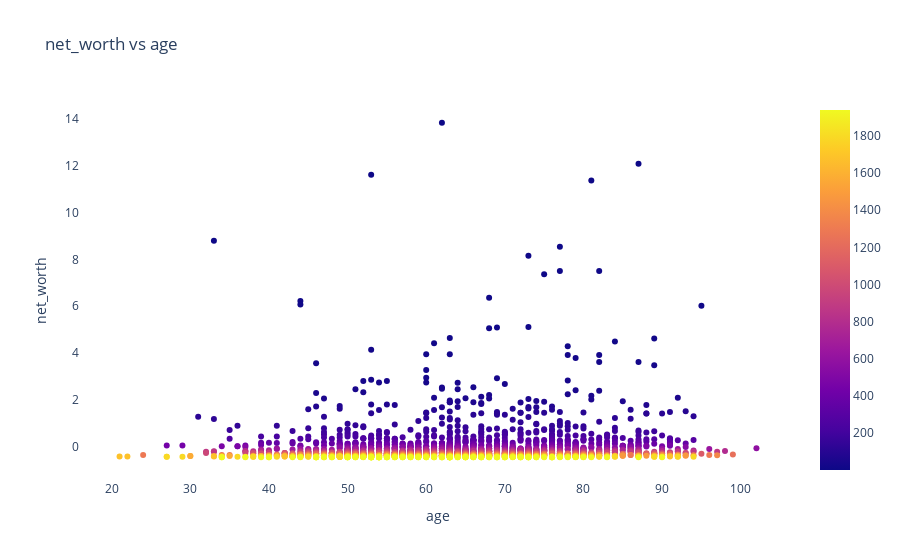

Notebook code for this chart:
### Code cell
# import graph objects as "go"
import plotly.graph_objs as go
import plotly.offline as pyoff
# creating trace1
data =go.Scatter(
                    x = df['age'],
                    y = df['net_worth'],
                    mode = "markers",
                    name = "",
                    marker = dict(color = df['rank'], showscale = True)
                    )



layout = dict(title = 'net_worth vs age',
              yaxis= dict(title= 'net_worth',ticklen= 5,zeroline= False),
              xaxis= dict(title= 'age',ticklen= 5,zeroline= False),
              plot_bgcolor='rgba(0,0,0,0)'
             )
fig = dict(data = data, layout = layout)
pyoff.iplot(fig)

### Figure 1 — Plotly figure (JSON) as saved in the notebook; plotly's stock layout.template omitted (floating-point values rounded to 4 significant figures; data arrays with more than 128 entries replaced by an {"elided": "..."} marker saying what was removed)
{"data": [{"marker": {"color": {"elided": "2043 int values"}, "showscale": true}, "mode": "markers", "name": "", "type": "scatter", "x": {"elided": "2043 int values"}, "y": {"elided": "2043 float values"}}], "layout": {"plot_bgcolor": "rgba(0,0,0,0)", "title": {"text": "net_worth vs age"}, "xaxis": {"ticklen": 5, "title": {"text": "age"}, "zeroline": false}, "yaxis": {"ticklen": 5, "title": {"text": "net_worth"}, "zeroline": false}}}
